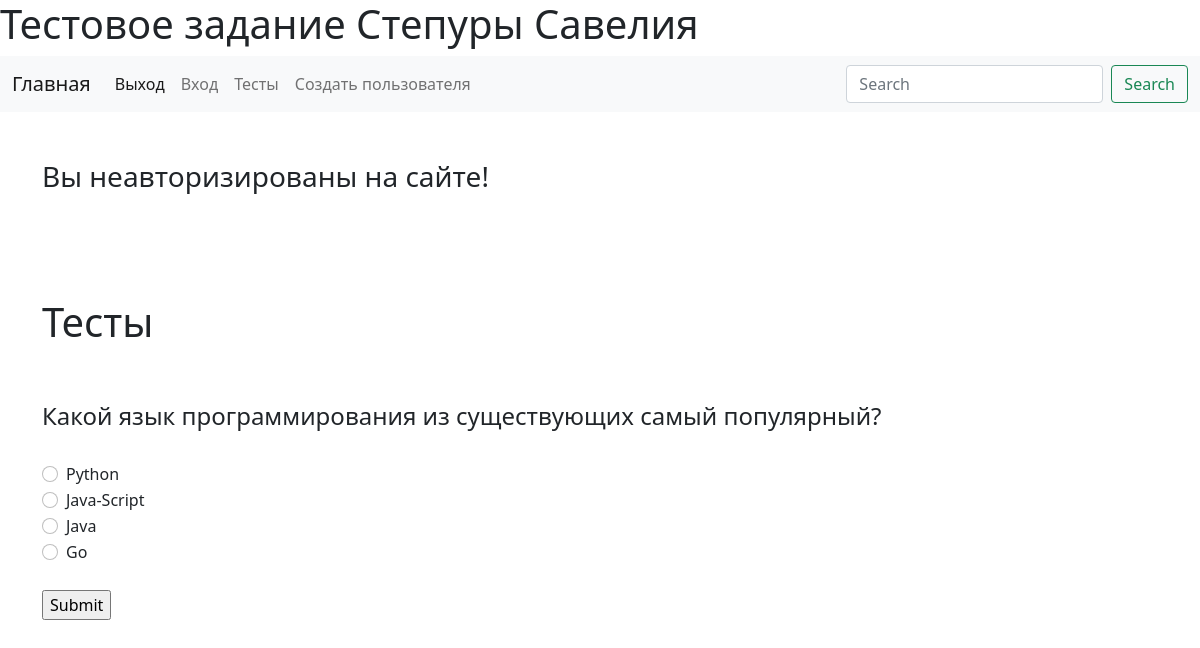
/polls/2, run on the app's committed database.
### polls/models.py (models this page shows)
class PollQuestion(models.Model):
    text = models.TextField()
    poll = models.ForeignKey(Poll, on_delete=models.CASCADE, related_name='questions')
    def __str__(self):
        return self.text

class PollQuestionChoice(models.Model):
    is_correct = models.BooleanField()
    text = models.TextField(max_length=255)
    question = models.ForeignKey(PollQuestion, on_delete=models.CASCADE, related_name='choices')
    def __str__(self):
        return self.text

### polls/views.py (the view, shortened to what this page needs)
# urls.py: path('polls/<int:pk>', pass_poll),
def pass_poll(request, pk):
    poll = get_object_or_404(Poll, pk=pk)
    ctx = {
        'test': poll,
    }
    return render(request, 'pass_poll.html', ctx)

### templates/pass_poll.html (shortened to what this page needs)
{% extends "base.html" %}
{% load static %}
{% block content %}
    <div class="container">
      <h1>Тесты</h1>
        <br>
        <br>
        <form method="post">
            {% for poll in test.questions.all %}
              <h4>{{ poll }}</h4> <br>
            {% for quest in poll.choices.all %}
                <div class="form-check">
                  <input class="form-check-input" type="radio" name="flexRadioDefault" id="flexRadioDefault1" value="{{ quest  }}">
                  <label class="form-check-label" for="flexRadioDefault1" >
                  {{ quest  }} </label>
                </div>
            {% endfor  %}
            {% endfor  %} <br>
            <input type="submit" value="Submit" name="submit">
        </form>
        <br>
        <br>
    </div>
{% endblock %}

### data on the page
PollQuestion: text "Какой язык программирования из существующих самый популярный?"
PollQuestionChoice: text "Python"
PollQuestionChoice: text "Java-Script"
PollQuestionChoice: text "Java"
PollQuestionChoice: text "Go"
